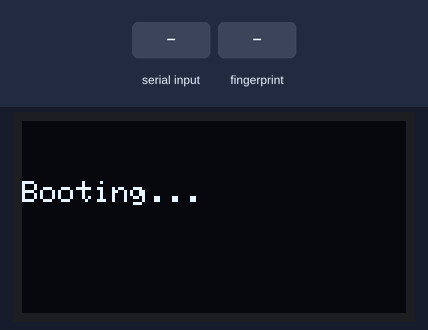
Bench run of a sketch on a simulated ESP32. Shown: 128×64 one-colour display. Inputs (shaded band) come from the test bench. What the sketch prints to the serial monitor is not drawn.

Above: at 0.6 s.
At 2.7 s:
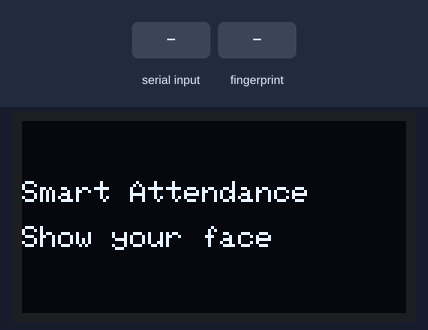
2.8 s: "DISPLAY:\n" received over Serial
At 4.1 s:
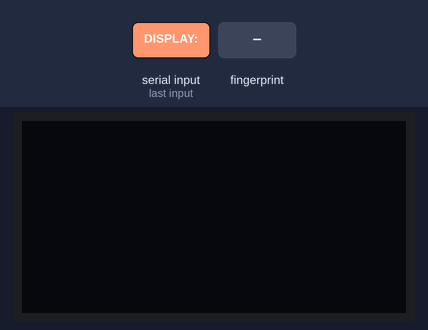
4.4 s: finger stored as number 1 placed on the sensor
Timing chart, 0 to 7.4 s (numbered marks = the images above; inputs shaded):
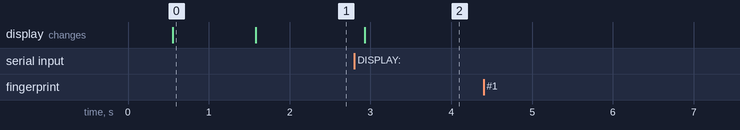

Measured:
- after the input at 2.8 s, the display: changes after 0.13 s (image 2)
- after the input at 4.4 s, every drawn part: stays the same
- what the display in image 0 shows lasts 1.0 s, from 0.6 s to 1.6 s

The sketch:

Fingerprint_display_code_to_link_main.py.ino
```cpp
/*
  Attendance Bridge Firmware
  Board: ESP32 DevKit
  Sensor: R307S (fingerprint)
  Display: 0.96" SSD1306 OLED (I2C)

  This is the firmware that runs DURING attendance taking.
  It talks to your Python script over USB serial (COM8):
    - When a finger is scanned and matched to a stored ID,
      it sends "FP:<id>" over serial (e.g. "FP:1")
    - It listens for "DISPLAY:line1|line2" commands from Python
      and shows them on the OLED

  Libraries needed (Arduino Library Manager):
    - Adafruit Fingerprint Sensor Library
    - Adafruit SSD1306
    - Adafruit GFX Library

  Wiring: same as before
    R307S  TX  -> ESP32 GPIO16 (RX2)
    R307S  RX  -> ESP32 GPIO17 (TX2)
    R307S  VCC -> ESP32 5V (VIN)
    R307S  GND -> GND

    OLED   SDA -> ESP32 GPIO21
    OLED   SCL -> ESP32 GPIO22
    OLED   VCC -> ESP32 3.3V
    OLED   GND -> GND

  IMPORTANT: fingerprints must already be registered on the sensor
  (using the separate registration sketch) before this will work -
  this firmware only reads/matches, it doesn't enroll new prints.
*/

#include <Adafruit_Fingerprint.h>
#include <Wire.h>
#include <Adafruit_GFX.h>
#include <Adafruit_SSD1306.h>

#define SCREEN_WIDTH 128
#define SCREEN_HEIGHT 64
#define OLED_RESET -1
Adafruit_SSD1306 display(SCREEN_WIDTH, SCREEN_HEIGHT, &Wire, OLED_RESET);

HardwareSerial mySerial(2); // UART2 -> GPIO16 (RX), GPIO17 (TX)
Adafruit_Fingerprint finger(&mySerial);

String serialBuffer = "";

void showMessage(const String &line1, const String &line2 = "") {
  display.clearDisplay();
  display.setTextSize(1);
  display.setTextColor(SSD1306_WHITE);
  display.setCursor(0, 20);
  display.println(line1);
  if (line2.length() > 0) {
    display.setCursor(0, 35);
    display.println(line2);
  }
  display.display();
}

void setup() {
  Serial.begin(9600); // must match Python's serial.Serial('COM8', 9600, ...)
  delay(500);

  if (!display.begin(SSD1306_SWITCHCAPVCC, 0x3C)) {
    // Keep going even if OLED fails - fingerprint matching can still work
    Serial.println("OLED not found");
  } else {
    showMessage("Booting...");
  }

  mySerial.begin(57600, SERIAL_8N1, 16, 17);
  finger.begin(57600);

  if (finger.verifyPassword()) {
    showMessage("Smart Attendance", "Show your face");
  } else {
    showMessage("Sensor NOT found", "Check wiring");
    while (true) delay(10);
  }
}

void loop() {
  // 1. Listen for DISPLAY: commands coming from Python
  readSerialCommands();

  // 2. Continuously check for a fingerprint scan
  int id = getFingerprintID();
  if (id >= 0) {
    Serial.print("FP:");
    Serial.println(id);
  }

  delay(50);
}

void readSerialCommands() {
  while (Serial.available() > 0) {
    char c = Serial.read();
    if (c == '\n') {
      processCommand(serialBuffer);
      serialBuffer = "";
    } else {
      serialBuffer += c;
    }
  }
}

void processCommand(String cmd) {
  cmd.trim();
  if (cmd.startsWith("DISPLAY:")) {
    String payload = cmd.substring(8); // strip "DISPLAY:"
    int sep = payload.indexOf('|');
    if (sep >= 0) {
      String line1 = payload.substring(0, sep);
      String line2 = payload.substring(sep + 1);
      showMessage(line1, line2);
    } else {
      showMessage(payload);
    }
  }
}

int getFingerprintID() {
  int p = finger.getImage();
  if (p != FINGERPRINT_OK) return -1;

  p = finger.image2Tz();
  if (p != FINGERPRINT_OK) return -1;

  p = finger.fingerFastSearch();
  if (p != FINGERPRINT_OK) return -1; // no match found

  return finger.fingerID; // matched ID
}
```
